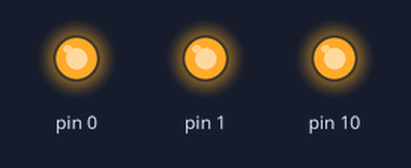
Simulated run of this sketch. Board: Arduino Uno, built with avr-gcc and run on an emulated ATmega328P. Parts: output pins drawn as LEDs (lit = HIGH).

Above: at 0.1 s.
Timing chart, 0 to 1.6 s (numbered marks = the images above):
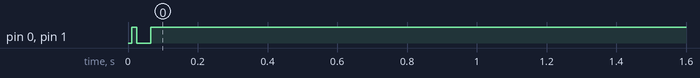

The sketch:

TesteAD9833.ino
```cpp
#include <SPI.h>//Comunicação com AD

/*******************************************************************/
/*                         Variaveis                               */
/*******************************************************************/
#define SPI1_FSYNCA_PIN PB0
#define SPI1_FSYNCB_PIN PB1

//Comandos para o AD9833
#define SINE_WAVE         0x2000
#define TRIANGLE_WAVE     0x2002
#define SQUARE_WAVE       0x2028
#define HALF_SQUARE_WAVE  0x2020
#define RESET_CMD         0x0100
#define NORMAL_CMD        0x000
#define PHASE_WRITE_CMD   0xC000
#define FREQ_WRITE_CMD    0x2100
#define SLEEP             0x180
#define REG0              0x4000//Registrador 0

int LFlim = 1;
int HFavg = 100;

/*******************************************************************/
/*                           Funções                               */
/*******************************************************************/

void reset_AD9833();
void init_AD9833(float frequency);
void setFrequency(float frequency);
void sleep_AD9833();
void writeRegisterA(uint16_t command);
void writeRegisterB(uint16_t command);

/*******************************************************************/
/*                          void setup                             */
/*******************************************************************/

void setup() {


  /* Configure SPI1 ------------------------------------------------------------------*/
  SPI.begin();
  SPISettings settings(16000000, MSBFIRST, SPI_MODE2); //freq=16 MHz;
  SPI.beginTransaction(settings);
  pinMode(SPI1_FSYNCA_PIN, OUTPUT);
  pinMode(SPI1_FSYNCB_PIN, OUTPUT);

  while(!Serial);delay(10);
  Serial.print("Setup...");

  init_AD9833(100);

  Serial.println("done.");
}

/*******************************************************************/
/*                         void loop                               */
/*******************************************************************/

void loop() {
}//End of main

/*******************************************************************/
/*                     Funções do AD9833                           */
/*******************************************************************/

/*
 * Utilizado para resetar o AD9833 ao ligar (recomendação do manual)
 * e ao mudar a frequencia dos dois AD9833, para que assim eles
 * estejam sincronizados. Ao resetar ele não altera os valores de
 * frequencia e fase.
 */
void reset_AD9833() {
    writeRegister(RESET_CMD);
    delay(15);
    writeRegister(SQUARE_WAVE);
    writeRegisterB(SINE_WAVE);
}

/*
 * Inicia o AD9833. Frequency in Hz
 */
void init_AD9833(float frequency) {
  reset_AD9833();
  setFrequency(frequency);
  writeRegisterA(SINE_WAVE);
  writeRegisterB(SQUARE_WAVE);
  reset_AD9833();
    }

/*
 *  Set the specified frequency register with the frequency (in Hz)
 */
void setFrequency(float frequency) {
  if(frequency > 125e3)
      frequency = 125e3;
    if(frequency < 0.0)
      frequency = 0.0;

    uint32_t freqWord = (uint32_t)(frequency * 10.73741824);
    uint16_t upper14 = (uint16_t)((freqWord & 0xFFFC000) >> 14),
    lower14 = (uint16_t)(freqWord & 0x3FFF);

    lower14 |= REG0;
    upper14 |= REG0;

    writeRegisterA(FREQ_WRITE_CMD);
    writeRegisterA(lower14);      //Write lower 14 bits to AD9833
    writeRegisterA(upper14);      //Write upper 14 bits to AD9833
    writeRegisterA(PHASE_WRITE_CMD);  //Phase = 0

    freqWord = (uint32_t)(2*frequency * 10.73741824);
    upper14 = (int16_t)((freqWord & 0xFFFC000) >> 14);
    lower14 = (int16_t)(freqWord & 0x3FFF);

    lower14 |= REG0;
    upper14 |= REG0;

    //Calculo para correção da fase
    int LFcor = 1;
    if (frequency > LFlim)
      LFcor = HFavg*7;
    uint16_t phas_corr = (uint16_t)(frequency / 256 * LFcor);

    writeRegisterB(FREQ_WRITE_CMD);
    writeRegisterB(lower14);          //Write lower 14 bits to AD9833
    writeRegisterB(upper14);          //Write upper 14 bits to AD9833
    writeRegisterB(PHASE_WRITE_CMD + phas_corr);//Phase correction
}

void sleep_AD9833() {
    writeRegister(SLEEP);
}

void writeRegister( uint16_t command) {
  digitalWrite(SPI1_FSYNCA_PIN, LOW);
    digitalWrite(SPI1_FSYNCB_PIN, LOW);

    SPI.transfer16(command);

    digitalWrite(SPI1_FSYNCA_PIN, HIGH);
  digitalWrite(SPI1_FSYNCB_PIN, HIGH);

}

void writeRegisterA( uint16_t command ) {
  digitalWrite(SPI1_FSYNCA_PIN, LOW);
    SPI.transfer16(command);
    digitalWrite(SPI1_FSYNCA_PIN, HIGH);
}

void writeRegisterB( uint16_t command ) {
  digitalWrite(SPI1_FSYNCB_PIN, LOW);
    SPI.transfer16(command);
    digitalWrite(SPI1_FSYNCB_PIN, HIGH);
}
```

Measured:
- by itself, pin 0, pin 1: HIGH → LOW at 0.03 s, → HIGH 0.04 s later
